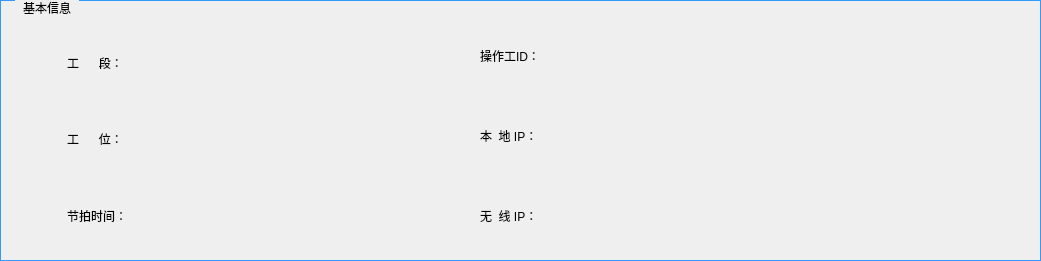
       <widget class="QGroupBox" name="groupBox_3">
        <property name="geometry">
         <rect>
          <x>50</x>
          <y>20</y>
          <width>1041</width>
          <height>261</height>
         </rect>
        </property>
        <property name="styleSheet">
         <string notr="true">QGroupBox {
    font: 14pt &quot;黑体&quot;;
    margin-top: 1ex;
    border-width:0.5px;  
    border-style:solid;
    border-color: rgb(51, 153, 255);  
}

QGroupBox::title {
    subcontrol-origin: margin;
    subcontrol-position: top left;
    left:15px;      
    margin-left: 5px;
    margin-right: 5px;
    padding:1px;
}</string>
        </property>
        <property name="title">
         <string>基本信息</string>
        </property>
        <property name="flat">
         <bool>false</bool>
        </property>
        <widget class="QWidget" name="layoutWidget">
         <property name="geometry">
          <rect>
           <x>480</x>
           <y>120</y>
           <width>291</width>
           <height>31</height>
          </rect>
         </property>
         <layout class="QHBoxLayout" name="horizontalLayout">
          <item>
           <widget class="QLabel" name="label_2">
            <property name="styleSheet">
             <string notr="true">font: 14pt &quot;Arial&quot;;
font: 14pt &quot;黑体&quot;;</string>
            </property>
            <property name="text">
             <string>本  地 IP：</string>
            </property>
           </widget>
          </item>
          <item>
           <widget class="QLabel" name="label_localip">
            <property name="styleSheet">
             <string notr="true">font: 14pt &quot;Arial&quot;;</string>
            </property>
            <property name="text">
             <string/>
            </property>
           </widget>
          </item>
         </layout>
        </widget>
        <widget class="QWidget" name="layoutWidget1">
         <property name="geometry">
          <rect>
           <x>480</x>
           <y>40</y>
           <width>291</width>
           <height>31</height>
          </rect>
         </property>
         <layout class="QHBoxLayout" name="horizontalLayout_2">
          <item>
           <widget class="QLabel" name="label_7">
            <property name="styleSheet">
             <string notr="true">font: 14pt &quot;黑体&quot;;</string>
            </property>
            <property name="text">
             <string>操作工ID：</string>
            </property>
           </widget>
          </item>
          <item>
           <widget class="QLabel" name="label_4">
            <property name="styleSheet">
             <string notr="true">font: 14pt &quot;Arial&quot;;</string>
            </property>
            <property name="text">
             <string/>
            </property>
           </widget>
          </item>
         </layout>
        </widget>
        <widget class="QWidget" name="layoutWidget2">
         <property name="geometry">
          <rect>
           <x>480</x>
           <y>200</y>
           <width>291</width>
           <height>31</height>
          </rect>
         </property>
         <layout class="QHBoxLayout" name="horizontalLayout_3">
          <item>
           <widget class="QLabel" name="label_9">
            <property name="styleSheet">
             <string notr="true">font: 14pt &quot;黑体&quot;;</string>
            </property>
            <property name="text">
             <string>无  线 IP：</string>
            </property>
           </widget>
          </item>
          <item>
           <widget class="QLabel" name="label_6">
            <property name="styleSheet">
             <string notr="true">font: 14pt &quot;Arial&quot;;</string>
            </property>
            <property name="text">
             <string/>
            </property>
           </widget>
          </item>
         </layout>
        </widget>
        <widget class="QWidget" name="layoutWidget3">
         <property name="geometry">
          <rect>
           <x>67</x>
           <y>47</y>
           <width>181</width>
           <height>31</height>
          </rect>
         </property>
         <layout class="QHBoxLayout" name="horizontalLayout_4">
          <item>
           <widget class="QLabel" name="label">
            <property name="styleSheet">
             <string notr="true">font: 14pt &quot;黑体&quot;;</string>
            </property>
            <property name="text">
             <string>工      段：</string>
            </property>
           </widget>
          </item>
          <item>
           <widget class="QLabel" name="label_stationname">
            <property name="styleSheet">
             <string notr="true">font: 14pt &quot;黑体&quot;;</string>
            </property>
            <property name="text">
             <string/>
            </property>
           </widget>
          </item>
         </layout>
        </widget>
        <widget class="QWidget" name="layoutWidget4">
         <property name="geometry">
          <rect>
           <x>67</x>
           <y>123</y>
           <width>181</width>
           <height>31</height>
          </rect>
         </property>
         <layout class="QHBoxLayout" name="horizontalLayout_5">
          <item>
           <widget class="QLabel" name="label_3">
            <property name="styleSheet">
             <string notr="true">font: 14pt &quot;黑体&quot;;</string>
            </property>
            <property name="text">
             <string>工      位：</string>
            </property>
           </widget>
          </item>
          <item>
           <widget class="QLabel" name="label_stationid">
            <property name="styleSheet">
             <string notr="true">font: 14pt &quot;Arial&quot;;</string>
            </property>
            <property name="text">
             <string/>
            </property>
           </widget>
          </item>
         </layout>
        </widget>
        <widget class="QWidget" name="layoutWidget5">
         <property name="geometry">
          <rect>
           <x>67</x>
           <y>200</y>
           <width>181</width>
           <height>31</height>
          </rect>
         </property>
         <layout class="QHBoxLayout" name="horizontalLayout_6">
          <item>
           <widget class="QLabel" name="label_8">
            <property name="styleSheet">
             <string notr="true">font: 14pt &quot;黑体&quot;;</string>
            </property>
            <property name="text">
             <string>节拍时间：</string>
            </property>
           </widget>
          </item>
          <item>
           <widget class="QLabel" name="label_5">
            <property name="styleSheet">
             <string notr="true">font: 14pt &quot;Arial&quot;;</string>
            </property>
            <property name="text">
             <string/>
            </property>
           </widget>
          </item>
         </layout>
        </widget>
       </widget>
